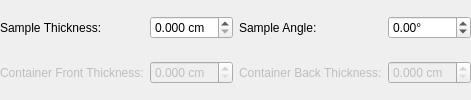
            <widget class="QWidget" name="pgFlatPlate">
             <layout class="QGridLayout" name="gridLayout_2">
              <property name="leftMargin">
               <number>0</number>
              </property>
              <property name="topMargin">
               <number>0</number>
              </property>
              <property name="rightMargin">
               <number>0</number>
              </property>
              <property name="bottomMargin">
               <number>0</number>
              </property>
              <item row="3" column="1">
               <widget class="QDoubleSpinBox" name="spFlatCanFrontThickness">
                <property name="enabled">
                 <bool>false</bool>
                </property>
                <property name="suffix">
                 <string> cm</string>
                </property>
                <property name="decimals">
                 <number>3</number>
                </property>
                <property name="singleStep">
                 <double>0.100000000000000</double>
                </property>
               </widget>
              </item>
              <item row="3" column="2">
               <widget class="QLabel" name="lbFlatCanBackThickness">
                <property name="enabled">
                 <bool>false</bool>
                </property>
                <property name="text">
                 <string>Container Back Thickness:</string>
                </property>
               </widget>
              </item>
              <item row="0" column="0">
               <widget class="QLabel" name="lbFlatSampleThickness">
                <property name="text">
                 <string>Sample Thickness:</string>
                </property>
               </widget>
              </item>
              <item row="3" column="0">
               <widget class="QLabel" name="lbFlatCanFrontThickness">
                <property name="enabled">
                 <bool>false</bool>
                </property>
                <property name="text">
                 <string>Container Front Thickness:</string>
                </property>
               </widget>
              </item>
              <item row="3" column="3">
               <widget class="QDoubleSpinBox" name="spFlatCanBackThickness">
                <property name="enabled">
                 <bool>false</bool>
                </property>
                <property name="suffix">
                 <string> cm</string>
                </property>
                <property name="decimals">
                 <number>3</number>
                </property>
                <property name="singleStep">
                 <double>0.100000000000000</double>
                </property>
               </widget>
              </item>
              <item row="0" column="1">
               <widget class="QDoubleSpinBox" name="spFlatSampleThickness">
                <property name="suffix">
                 <string> cm</string>
                </property>
                <property name="decimals">
                 <number>3</number>
                </property>
                <property name="singleStep">
                 <double>0.100000000000000</double>
                </property>
               </widget>
              </item>
              <item row="0" column="3">
               <widget class="QDoubleSpinBox" name="spFlatSampleAngle">
                <property name="suffix">
                 <string>°</string>
                </property>
                <property name="decimals">
                 <number>2</number>
                </property>
                <property name="minimum">
                 <double>-180.000000000000000</double>
                </property>
                <property name="maximum">
                 <double>180.000000000000000</double>
                </property>
               </widget>
              </item>
              <item row="0" column="2">
               <widget class="QLabel" name="lbFlatSampleAngle">
                <property name="text">
                 <string>Sample Angle:</string>
                </property>
               </widget>
              </item>
             </layout>
            </widget>
